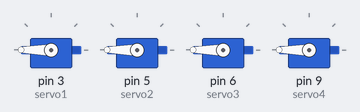
The sketch below on a simulated Arduino Uno, built with avr-gcc and run on an emulated ATmega328P. Shown: 4 × servo.

Above: at 0.05 s.
At 2.0 s:
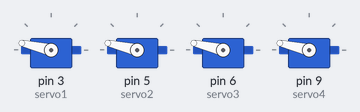
At 2.35 s:
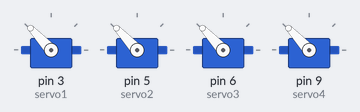
At 2.75 s:
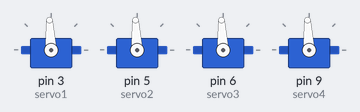
At 3.55 s:
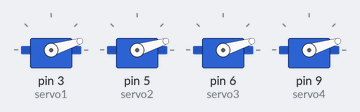
At 8.7 s:
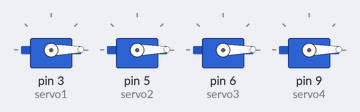
Timing chart, 0 to 11.3 s (numbered marks = the images above):
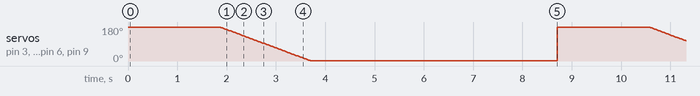

Measured:
- by itself, servo on pin 3 (servo1), servo on pin 5 (servo2), servo on pin 6 (servo3), servo on pin 9 (servo4): ramps from 180° to 1° and jumps back, once every 8.7 s

The sketch:

demo1.ino.ino
```cpp
#include <Servo.h>


Servo servo1;

Servo servo2;

Servo servo3;

Servo servo4;


int i = 0;
int count =0;

void setup() {

  servo1.attach(3);

  servo2.attach(5);

  servo3.attach(6);

  servo4.attach(9);

}


void loop() {
/*
  for (i = 0; i < 180; i+=1) { //forward

    servo1.write(180-i);

    servo2.write(i);

    servo3.write(180-i);

    servo4.write(i);

    delay(50);

  }

  for (i = 180; i > 0; i-=1) { //Backward

    servo1.write(180-i);

    servo2.write(i);

    servo3.write(180-i);

    servo4.write(i);

    delay(50);

  }
*/
for (i = 360; i > 0; i-=1) { //search Right

    servo1.write(i);

    servo2.write(i);

    servo3.write(i);

    servo4.write(i);

    delay(10);

  }

  delay(5000);

  /*for (i = 57; i > 0; i-=1) { //Search Left

    servo1.write(180-i);

    servo2.write(180-i);

    servo3.write(180-i);

    servo4.write(180-i);

    delay(50);

  }

  for (i = 31; i > 0; i-=1) { //search Right

    servo1.write(i);

    servo2.write(i);

    servo3.write(i);

    servo4.write(i);

    delay(50);

  }

  for (i = 90; i > 0; i-=3) { //Move forward

    servo1.write(180-i);

    servo2.write(i);

    servo3.write(180-i);

    servo4.write(i);

    delay(50);

  }

  count++;


  if(count ==3){
  for (i = 200; i > 0; i-=1) { //turn left

    servo1.write(i);

    servo2.write(i);

    servo3.write(i);

    servo4.write(i);

    delay(50);

  }

 for (i = 90; i > 0; i-=1) { //Move forward

    servo1.write(180-i);

    servo2.write(i);

    servo3.write(180-i);

    servo4.write(i);

    delay(50);

  }

  }*/
}
```
